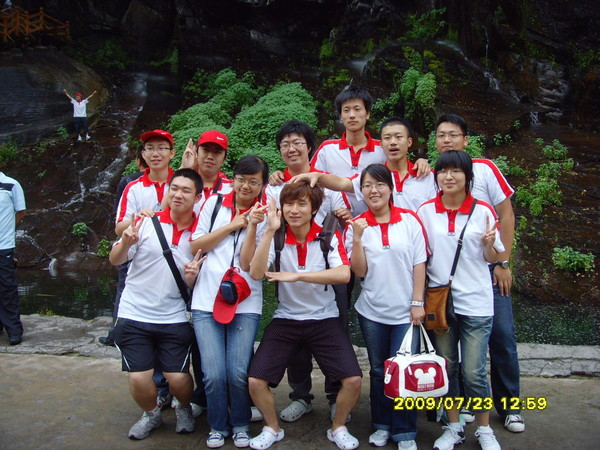
//> input picture trunk/Learning OpenCV/Test Resource/013.jpg, 600 x 450 px
$ ./Ch5_Ex5_4 100 1 1 3 2 '../Test Resource/013.jpg'   (built with g++ and OpenCV 4)
//> lines starting //> are read from the running program, lines starting //| are printed output that depends on the picture; after the words box and inside, x2 and y2 are one past the last pixel; in counts of white or black regions, pixels touching at a corner belong together
/////////////////////////////////////////////////////////
// Date:        2009-09-23
// Author:      Yishi Guo
// Copy:        Example 5-4
// Content:     Threshold versus adaptive threshold
// Page:        140
/////////////////////////////////////////////////////////

// Compare thresholding with adaptive thresholding
// CALL:
// ./adaptThreshold Threshold 1binary 1adaptivemean \
//                  blocksize offset filename
#include "cv.h"
#include "highgui.h"
#include "math.h"

IplImage* Igray = 0, *It = 0, *Iat;

int main( int argc, char** argv ) {
	if (argc != 7) { return -1; }

	// Command line
	double threshold = (double)atof(argv[1]);
	int threshold_type = atoi( argv[2]) ?
		CV_THRESH_BINARY: CV_THRESH_BINARY_INV;
	int adaptive_method = atoi(argv[3]) ?
		CV_ADAPTIVE_THRESH_MEAN_C : CV_ADAPTIVE_THRESH_GAUSSIAN_C;
	int block_size = atoi(argv[4]);
	double offset = (double)atof(argv[5]);

	// Read in gray image
	if ((Igray = cvLoadImage( argv[6], CV_LOAD_IMAGE_GRAYSCALE)) == 0 ) {
		return -1; }
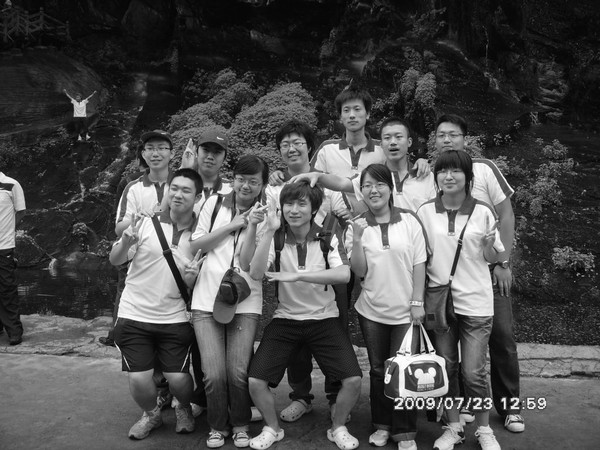
//> Igray: 450 rows x 600 cols, CV_8UC1; min 0, max 255, mean 77.1

	// Create the grayscale output images
	It = cvCreateImage(cvSize(Igray->width, Igray->height),
		IPL_DEPTH_8U, 1 );
	Iat = cvCreateImage(cvSize(Igray->width, Igray->height),
		IPL_DEPTH_8U, 1 );

	// Threshold
	cvThreshold(Igray, It, threshold, 255, threshold_type );
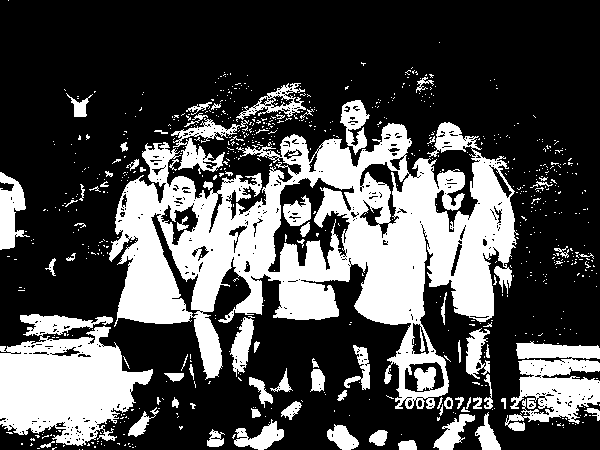
//> It: 450 rows x 600 cols, CV_8UC1; 31.1% white; 748 white regions (673 under 20 px), largest, box (x1, y1, x2, y2) and area: (109, 122, 519, 409) 50811, (0, 314, 153, 446) 12584, (505, 341, 600, 431) 5100
	cvAdaptiveThreshold(Igray, Iat, 255, adaptive_method,
		threshold_type, block_size, offset);
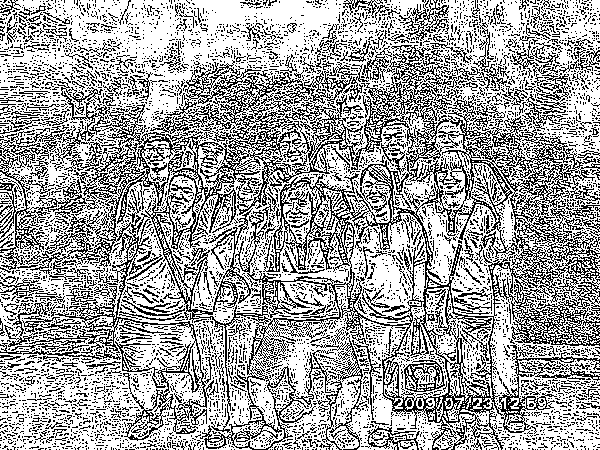
//> Iat: 450 rows x 600 cols, CV_8UC1; 64.6% white; black in thin lines or dots

	// Put up 2 windows
	cvNamedWindow("Raw", 1);
	cvNamedWindow("Threshold", 1);
	cvNamedWindow("Adaptive Threshold", 1);

	// Show the results
	cvShowImage("Raw", Igray);
	cvShowImage("Threshold", It);
	cvShowImage("Adaptive Threshold", Iat);

	cvWaitKey(0);

	// Clean up
	cvReleaseImage( &Igray );
	cvReleaseImage( &It );
	cvReleaseImage( &Iat );
	cvDestroyWindow( "Raw" );
	cvDestroyWindow( "Threshold" );
	cvDestroyWindow( "Adaptive Threshold" );

	return (0);
}

$ run again, on trunk/Learning OpenCV/Test Resource/12.jpg
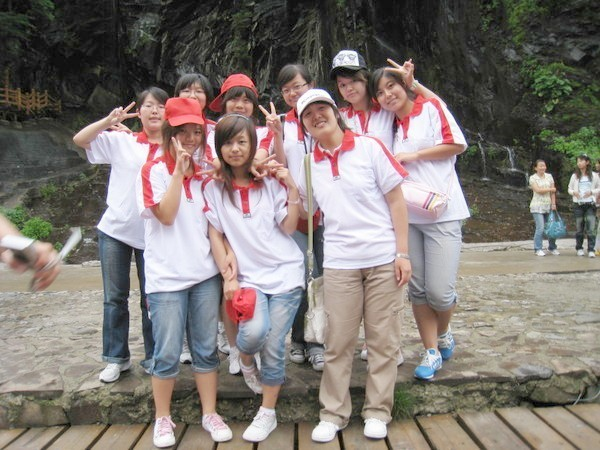
//> input picture trunk/Learning OpenCV/Test Resource/12.jpg, 600 x 450 px
//> `cvThreshold(Igray, It, threshold, 255, threshold_type );`:
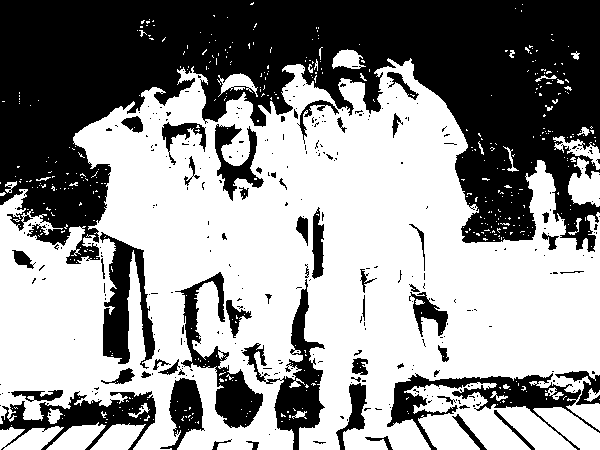
//> It: 450 rows x 600 cols, CV_8UC1; 57.6% white; 326 black regions (269 under 20 px), largest, box (x1, y1, x2, y2) and area: (0, 0, 600, 264) 83998, (387, 373, 600, 450) 4329, (242, 279, 325, 450) 3756
//> `cvAdaptiveThreshold(Igray, Iat, 255, adaptive_method, threshold_type, ..`:
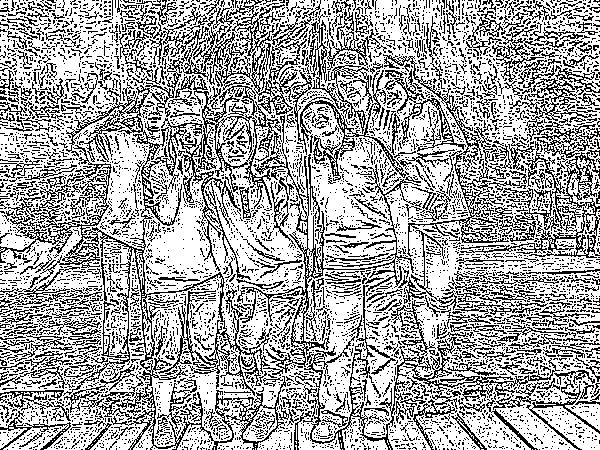
//> Iat: 450 rows x 600 cols, CV_8UC1; 65.7% white; black in thin lines or dots

$ run again, on trunk/Learning OpenCV/Test Resource/186.jpg
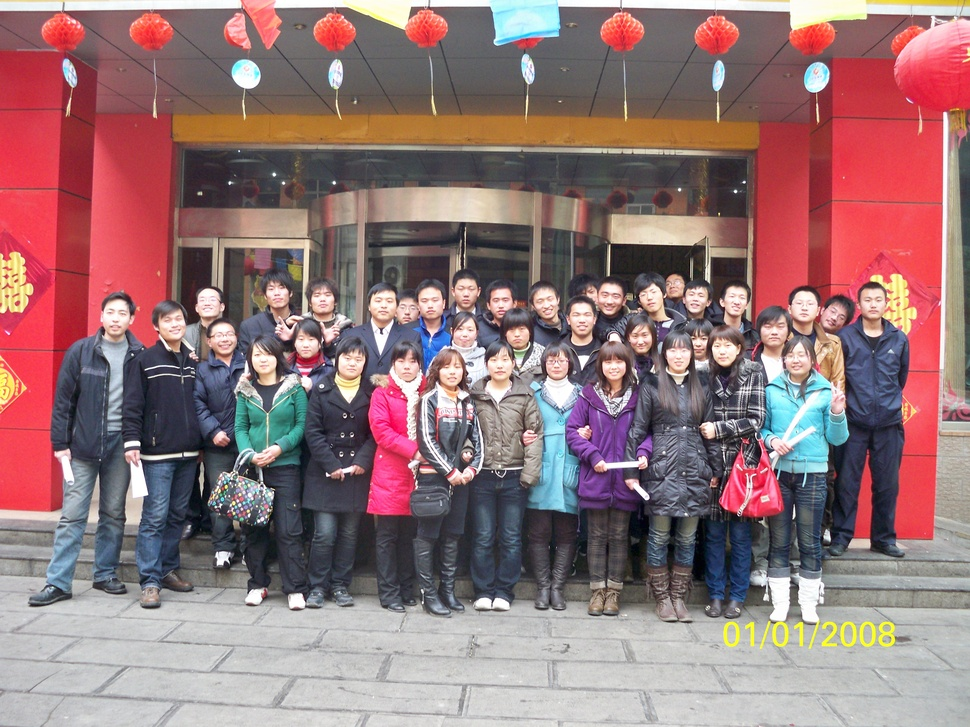
//> input picture trunk/Learning OpenCV/Test Resource/186.jpg, 970 x 727 px, shrunk from 3648 x 2736 before the run
//> `cvThreshold(Igray, It, threshold, 255, threshold_type );`:
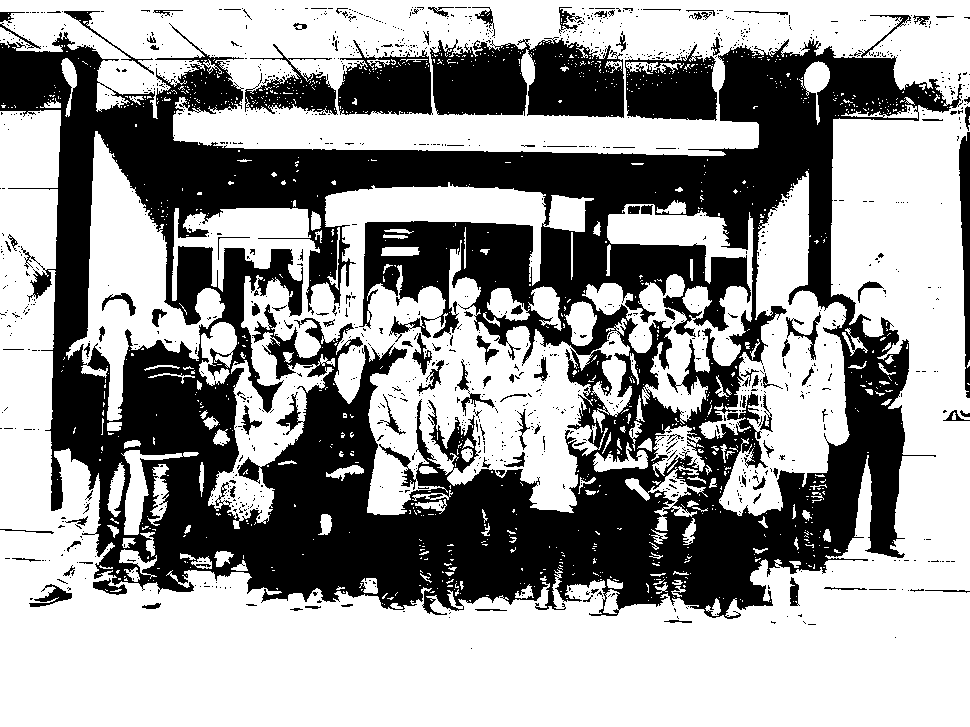
//> It: 727 rows x 970 cols, CV_8UC1; 60.6% white; 1286 black regions (1161 under 20 px), largest, box (x1, y1, x2, y2) and area: (0, 15, 963, 619) 239221, (430, 37, 624, 118) 12075, (625, 44, 717, 121) 4867
//> `cvAdaptiveThreshold(Igray, Iat, 255, adaptive_method, threshold_type, ..`:
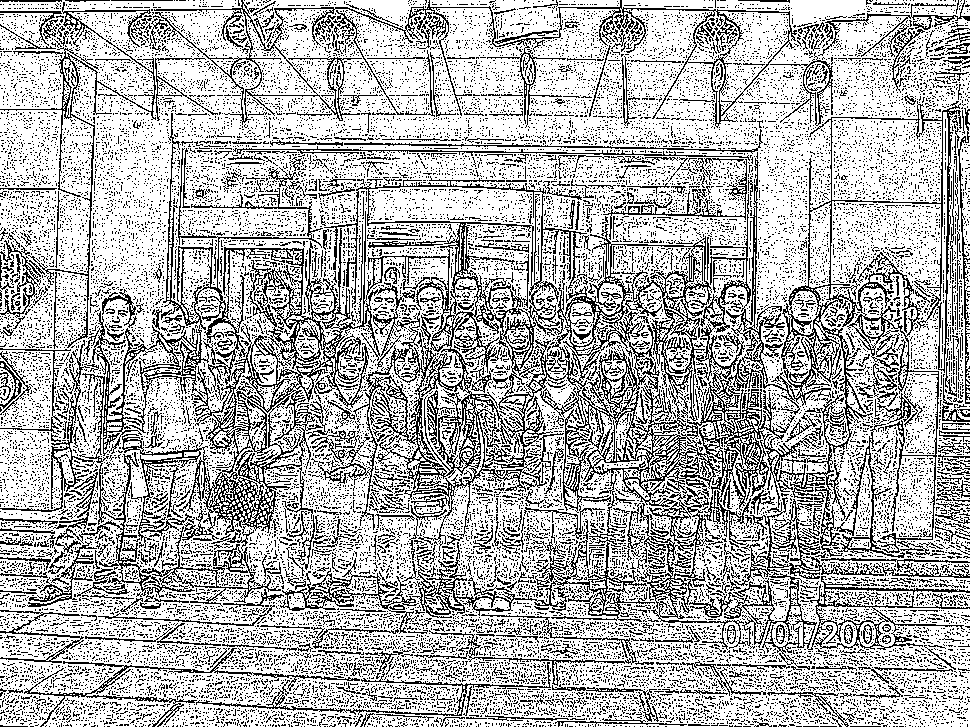
//> Iat: 727 rows x 970 cols, CV_8UC1; 70.6% white; black in thin lines or dots

$ run again, on trunk/Learning OpenCV/Test Resource/27.jpg
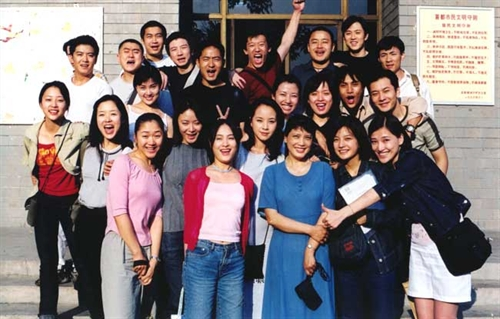
//> input picture trunk/Learning OpenCV/Test Resource/27.jpg, 500 x 319 px
//> `cvThreshold(Igray, It, threshold, 255, threshold_type );`:
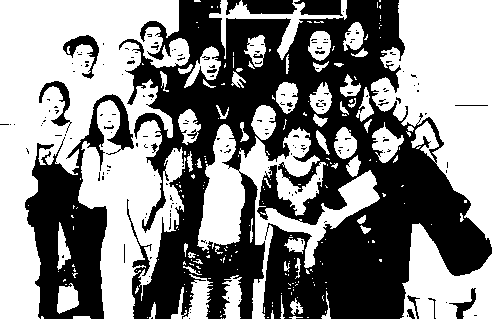
//> It: 319 rows x 500 cols, CV_8UC1; 53.8% white; 181 black regions (163 under 20 px), largest, box (x1, y1, x2, y2) and area: (119, 0, 492, 319) 60062, (25, 94, 134, 319) 10022, (242, 0, 297, 14) 670
//> `cvAdaptiveThreshold(Igray, Iat, 255, adaptive_method, threshold_type, ..`:
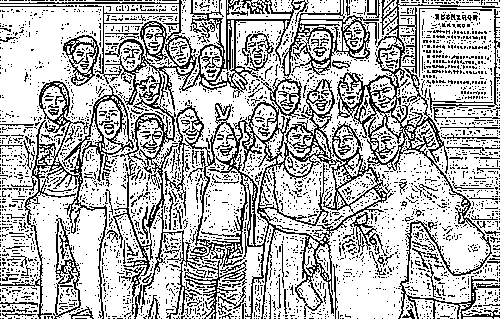
//> Iat: 319 rows x 500 cols, CV_8UC1; 71.1% white; black in thin lines or dots
